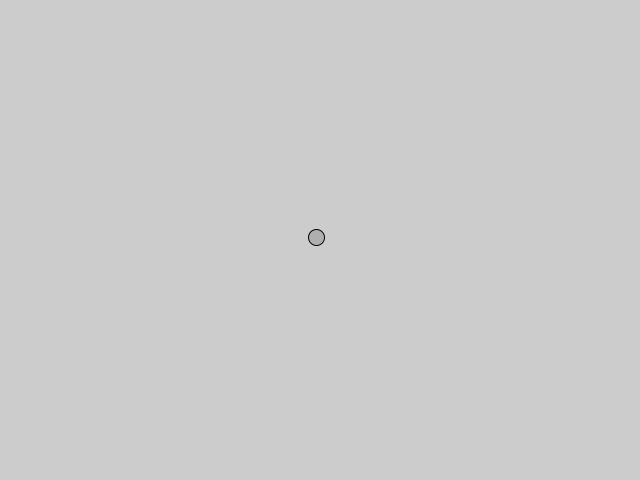
Frame 1 (no input)
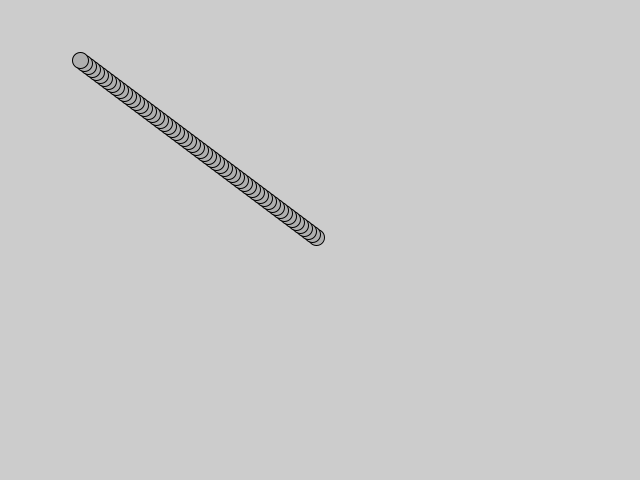
Frame 60 (the mouse pressed at the canvas centre just before this capture)
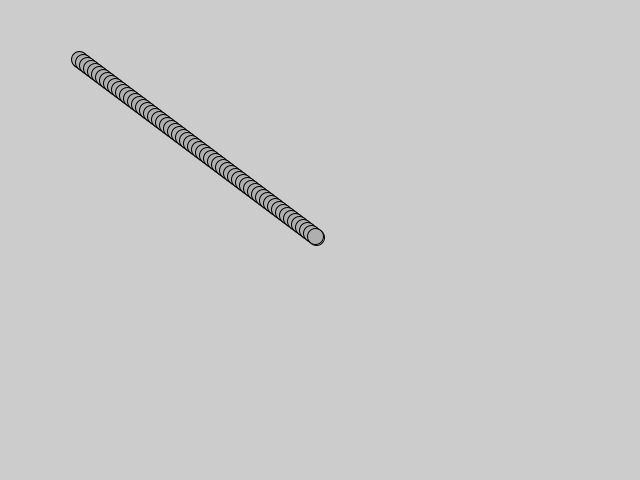
Frame 120 (the mouse held since frame 60 and released just before this capture)

The Processing sketch that drew these frames (run headless with seeded random() and noise(); from frame 60 on, the mouse is pressed at the canvas centre):

// Processing sketch: mouseaccel
// ── mouseaccel.pde
class Mover {
  PVector location;
  PVector velocity;
  PVector acceleration;

  void update() {
    float anything = 0.5;
    PVector mouse = new PVector(mouseX, mouseY);
    PVector dir = PVector.sub(mouse, location);

    if (dir.mag() != 0.0) {
      float mag = 1 - (1 / dir.magSq());
      mag = map(mag, 0, 1, 0, 5);
      dir.setMag(mag); 
    }
    print(acceleration + "\n");
    acceleration = dir;
    velocity.add(acceleration);
    velocity.limit(5);
    location.add(velocity);
  }

  void display() {
    stroke(0);
    fill(175);
    ellipse(location.x, location.y, 16, 16);
  }

  Mover() {
    location = new PVector(width/2, height/2);
    velocity = new PVector(0, 0);
    acceleration = new PVector(-0.001, 0.01);
  }

  void checkEdges() {
    if (location.x > width) {
      location.x = 0;
    } else if (location.x < 0) {
      location.x = width;
    }

    if (location.y > height) {
      location.y = 0;
    } else if (location.y < 0) {
      location.y = height;
    }
  }
}

Mover mover;

void setup() {
  size(640, 480);
  mover = new Mover();
}

void draw() {
  mover.update();
  mover.checkEdges();
  mover.display();
}
